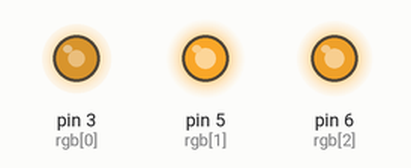
Bench run of a sketch on a simulated Arduino Uno, built with avr-gcc and run on an emulated ATmega328P. Parts: output pins drawn as LEDs (lit = HIGH). Random numbers use the default seed unless the sketch sets one.

Above: at 0.1 s.
At 5.1 s:
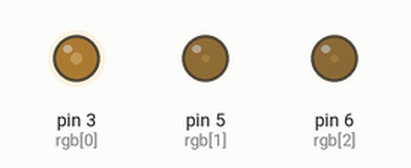
At 9.1 s:
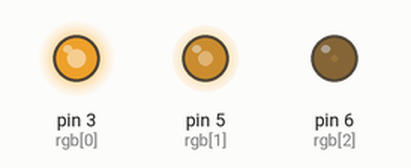
At 19.1 s:
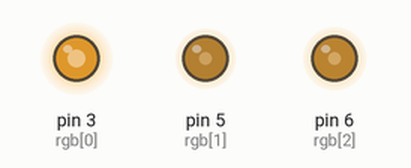
At 29.1 s:
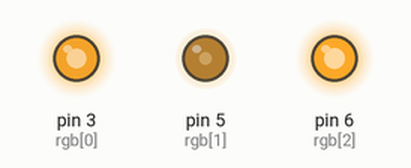
At 39.1 s:
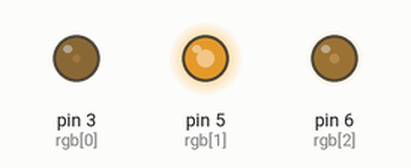
Timing chart, 0 to 40.0 s (numbered marks = the images above):
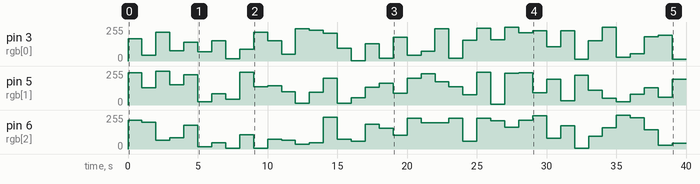

The sketch:

threeLED.ino
```cpp
const unsigned int rgb[] = {3,5,6};


void setup() {
  // put your setup code here, to run once:
  pinMode(3, OUTPUT); // R
  pinMode(5, OUTPUT); // G
  pinMode(6, OUTPUT); // B

  analogWrite(3, 0);
  analogWrite(5, 0);
  analogWrite(6, 0);

}

void loop() {
  // put your main code here, to run repeatedly:
  // analogWrite(rgb[0], 255);
  // analogWrite(rgb[1], 0);
  // analogWrite(rgb[2], 0);
  // delay(500);

  // analogWrite(rgb[0], 0);
  // analogWrite(rgb[1], 255);
  // analogWrite(rgb[2], 0);
  // delay(500);

  // analogWrite(rgb[0], 0);
  // analogWrite(rgb[1], 0);
  // analogWrite(rgb[2], 255);
  // delay(500);

  // analogWrite(rgb[0], 255);
  // analogWrite(rgb[1], 255);
  // analogWrite(rgb[2], 255);
  // delay(500);

  for (int i = 0; i < 3; i++) {
    int randomValue = random(0, 256); // 0부터 255까지의 랜덤 값 생성
    analogWrite(rgb[i], randomValue);
  }
  delay(1000);
}
```

Measured:
- by itself, pin 3 (rgb[0]): 0/255 → 167/255 at 0.00 s, → 42/255 1.0 s later, → 216/255 1.0 s later, → 77/255 1.0 s later, … (40 changes in this stretch)
- by itself, pin 6 (rgb[2]): 0/255 → 217/255 at 0.00 s, → 200/255 1.0 s later, → 67/255 1.0 s later, → 85/255 1.0 s later, … (40 changes in this stretch)
